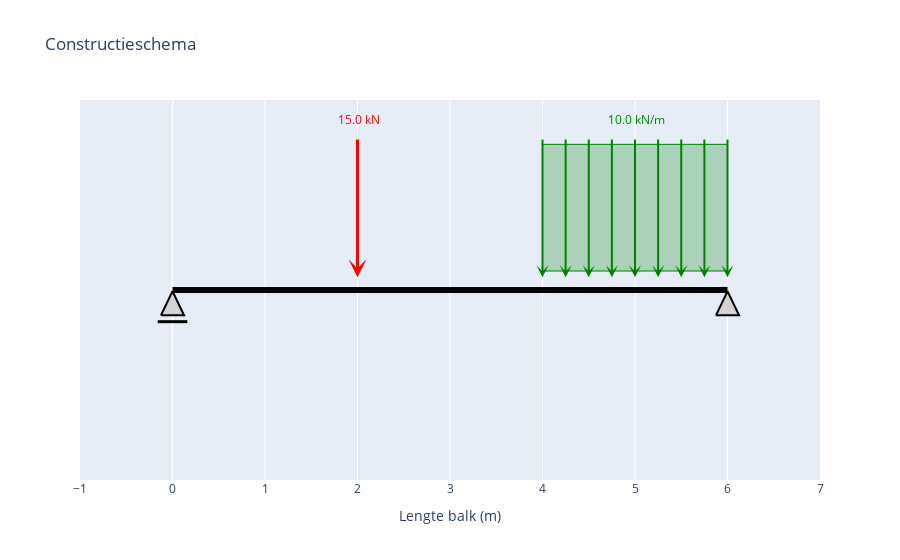
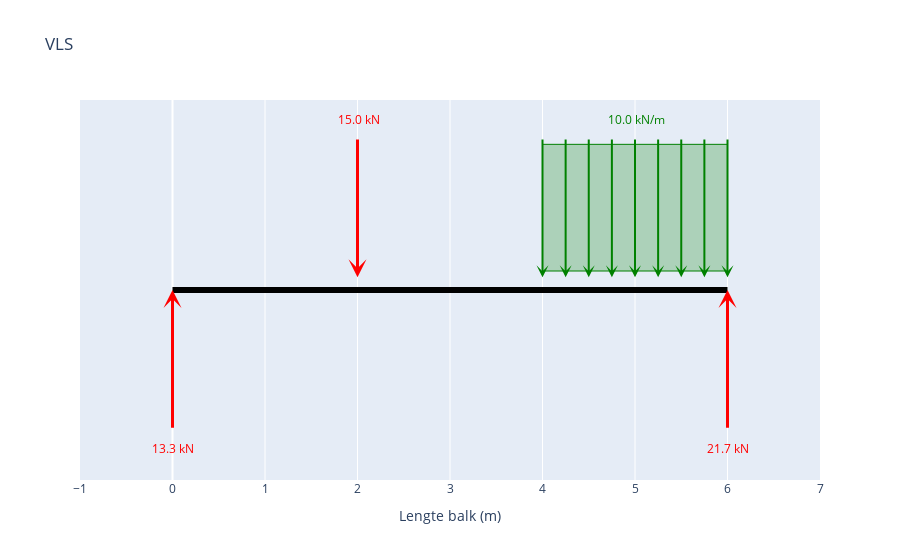
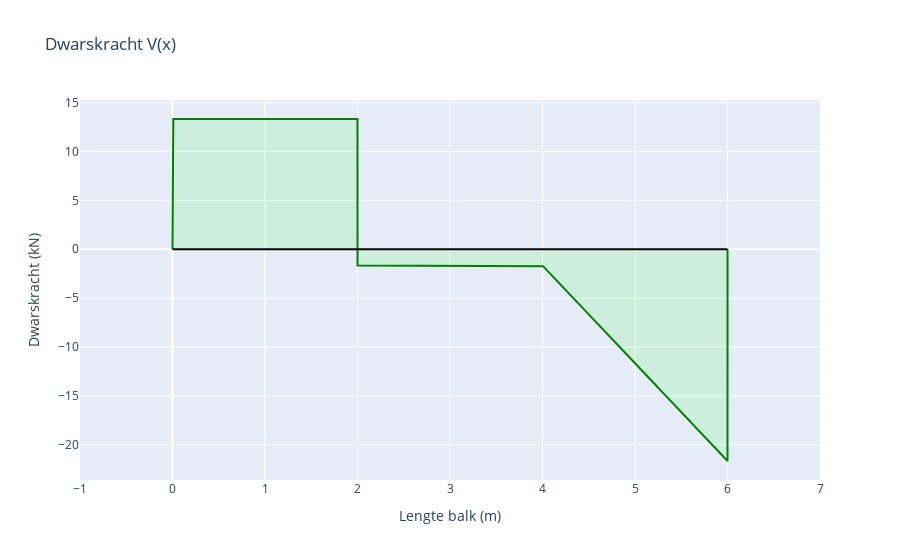
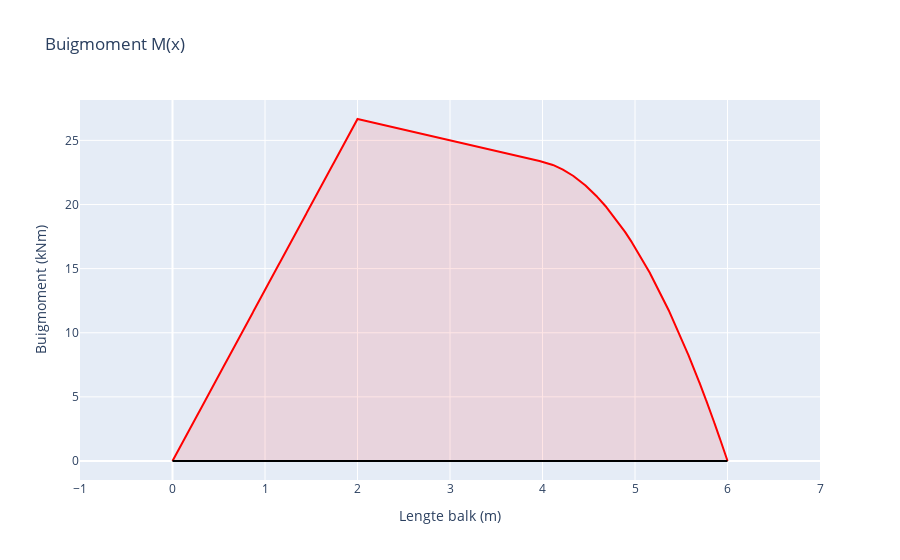

Notebook cell for these charts, in order:
### Code cell
import numpy as np
import math
import plotly.graph_objects as go

# ============ Plotly schema helpers ============
# (Schematische tekening: constructieschema + VLS)

# --- algemene styling / geometrie (zelfde als in je matplotlib-versie) ---
ticks = np.arange(0, lengteBalk + 1, 1)

blok_y0 = 0.05
blok_hoogte = 1
pijl_start_y = blok_y0 + blok_hoogte
pijl_dy = -1
aantal_pijlen = 9

tri_half = 0.125
tri_base_y = -0.20
tri_apex_y = -0.01
rol_line_y = tri_base_y - 0.05
rol_line_halfwidth = 0.16


def _base_fig(title: str):
    fig = go.Figure()
    fig.update_layout(
        title=title,
        margin=dict(l=40, r=20, t=60, b=40),
        showlegend=False,
        xaxis=dict(
            title="Lengte balk (m)",
            range=[-1, lengteBalk + 1],
            autorange=False,
        ),
        yaxis=dict(
            range=[-1.5, 1.5],
            autorange=False,
            showticklabels=False,
            showgrid=False,
            zeroline=False,
        ),
    )
    return fig



def _add_poly(fig, xs, ys, fillcolor="gray", linecolor="black", opacity=1.0):
    fig.add_trace(go.Scatter(
        x=xs, y=ys,
        mode="lines",
        fill="toself",
        fillcolor=fillcolor,
        line=dict(color=linecolor, width=2),
        opacity=opacity,
        hoverinfo="skip"
    ))


def _add_line(fig, x0, y0, x1, y1, color="black", width=4):
    fig.add_trace(go.Scatter(
        x=[x0, x1], y=[y0, y1],
        mode="lines",
        line=dict(color=color, width=width),
        hoverinfo="skip"
    ))


def _add_arrow(fig, x0, y0, x1, y1, color="black", width=2, head=3):
    fig.add_annotation(
        x=x1, y=y1, ax=x0, ay=y0,
        xref="x", yref="y", axref="x", ayref="y",
        showarrow=True,
        arrowcolor=color,
        arrowwidth=width,
        arrowhead=head,
        arrowsize=1,
        text="",
    )


def teken_balk_plotly(fig):
    _add_line(fig, 0, 0, lengteBalk, 0, color="black", width=6)


def teken_opleggingen_plotly(fig):
    # Roloplegging bij A (driehoek + lijn)
    _add_poly(
        fig,
        [A - tri_half, A + tri_half, A - 0.0, A - tri_half],
        [tri_base_y,  tri_base_y,  tri_apex_y, tri_base_y],
        fillcolor="lightgray",
        linecolor="black",
        opacity=1.0,
    )
    _add_line(fig, A - rol_line_halfwidth, rol_line_y, A + rol_line_halfwidth, rol_line_y, color="black", width=3)

    # Scharnieroplegging bij B (driehoek)
    _add_poly(
        fig,
        [B - tri_half, B + tri_half, B - 0.0, B - tri_half],
        [tri_base_y,  tri_base_y,  tri_apex_y, tri_base_y],
        fillcolor="lightgray",
        linecolor="black",
        opacity=1.0,
    )


def teken_verdeelde_belasting_plotly(fig):
    """Gebruik `verdeeldeBelasting`: [xStart, xEnd, q] (kN/m)."""

    if nVB <= 0:
        return

    y_balk = 0.1          # <-- zet dit gelijk aan de y van je balk als die niet 0 is
    L_pijl = 1.1          # lengte van de pijlen
    label_offset = 0.15   # label altijd boven de pijlen

    for vb in verdeeldeBelasting:
        if vb.size == 0:
            continue

        xStart, xEnd, q = vb
        xStart, xEnd, q = float(xStart), float(xEnd), float(q)

        if xEnd <= xStart or abs(q) < 1e-9:
            continue

        # (optioneel) groen blok boven de balk, puur visueel
        fig.add_shape(
            type="rect",
            x0=xStart, x1=xEnd,
            y0=y_balk + 0.05, y1=y_balk + 0.05 + 1.0,   # vergelijkbaar met jouw blok_y0/blok_hoogte
            line=dict(color="green", width=1),
            fillcolor="rgba(0,128,0,0.25)",
        )

        xs = np.linspace(xStart, xEnd, aantal_pijlen)

        for x in xs:
            if q < 0:
                # NEGATIEF: head op balk, pijl naar beneden (staart erboven)
                x0, y0 = x, y_balk + L_pijl   # staart
                x1, y1 = x, y_balk            # head op balk
            else:
                # POSITIEF: staart op balk, pijl naar boven (head erboven)
                x0, y0 = x, y_balk            # staart op balk
                x1, y1 = x, y_balk + L_pijl   # head

            _add_arrow(fig, float(x0), float(y0), float(x1), float(y1), color="green", width=2)

        # Label ALTIJD boven (zoals je bij puntlast wilde)
        fig.add_annotation(
            x=(xStart + xEnd) / 2,
            y=y_balk + L_pijl + label_offset,
            text=f" {abs(q):.1f} kN/m",
            showarrow=False,
            font=dict(color="green"),
        )



def teken_puntlasten_plotly(fig):
    """
    Puntlasten tekenen met vaste locatie op de balk:
    - P < 0: pijlpunt op de balk, pijl wijst omlaag, label boven de balk
    - P > 0: staart op de balk, pijl wijst omhoog, label boven de balk

    Verwacht:
    - puntlasten: per rij [x, ..., P]
    - nPL: aantal puntlasten
    - _add_arrow(fig, x0,y0,x1,y1, ...)
    """

    if nPL <= 0:
        return

    y_balk = 0.1          # <-- zet dit op jouw balk-y als die niet 0 is
    L_pijl = 1.1          # pijllengte
    label_offset = 0.15   # label afstand boven balk

    for pl in puntlasten:
        if pl.size == 0:
            continue

        xP = float(pl[0])
        P  = float(pl[-1])

        if abs(P) < 1e-9:
            continue

        if P < 0:
            # NEGATIEF: head (pijlpunt) op de balk, staart erboven, pijl wijst naar beneden
            x0, y0 = xP, y_balk + L_pijl   # staart
            x1, y1 = xP, y_balk            # head op balk
        else:
            # POSITIEF: staart op de balk, head erboven, pijl wijst naar boven
            x0, y0 = xP, y_balk            # staart op balk
            x1, y1 = xP, y_balk + L_pijl   # head

        _add_arrow(fig, x0, y0, x1, y1, color="red", width=3)

        # Label ALTIJD boven de balk (zoals jij wilt)
        fig.add_annotation(
            x=xP,
            y=y_balk + L_pijl + label_offset,
            text=f" {abs(P):.1f} kN",
            showarrow=False,
            font=dict(color="red"),
        )





def teken_koppels_plotly(fig):
    """Gebruik `koppel`: [x, M] (kNm)."""
    if nPM > 0:
        for km in koppel:
            if km.size == 0:
                continue
            xC = float(km[0])
            M_C = float(km[-1])
            if abs(M_C) < 1e-9:
                continue

            radius = 0.35
            # boog benaderen met punten
            theta = np.linspace(math.radians(40), math.radians(320), 60)
            xs = xC + radius * np.cos(theta)
            ys = 0.0 + radius * np.sin(theta)

            fig.add_trace(go.Scatter(
                x=xs, y=ys,
                mode="lines",
                line=dict(color="purple", width=3),
                hoverinfo="skip",
            ))

            # pijlhead (tangent richting)
            # neem laatste twee punten voor richting
            x0, y0 = xs[-2], ys[-2]
            x1, y1 = xs[-1], ys[-1]
            _add_arrow(fig, float(x0), float(y0), float(x1), float(y1), color="purple", width=3, head=3)

            fig.add_annotation(
                x=xC,
                y=-0.18,
                text=f"M = {M_C:.1f} kNm",
                showarrow=False,
                font=dict(color="purple"),
            )


def teken_reactiekrachten_plotly(fig):
    """Gebruik `reactieKrachten = [Va, Ha, Vb]`.
    
    Eisen:
    - Reactiekrachten altijd onder de balk
    - R > 0: pijlpunt omhoog
    - R < 0: pijlpunt omlaag
    - Plek (anker) blijft hetzelfde
    - Waarde altijd onder de pijl
    """

    Va, Ha, Vb = reactieKrachten

    y_balk = 0.0            # <-- zet gelijk aan balk-y als die niet 0 is
    y_anker = y_balk - 1.1   # vaste plek ONDER de balk (hier zit de pijl "vast")
    L_pijl = 1.1             # pijllengte
    label_offset = 0.15      # label onder de pijl

    for xpos, R in [(A, Va), (B, Vb)]:
        R = float(R)
        if abs(R) < 1e-9:
            continue

        if R > 0:
            # pijlpunt omhoog: head boven staart
            x0, y0 = float(xpos), y_anker           # staart (anker onder)
            x1, y1 = float(xpos), y_anker + L_pijl  # head omhoog
        else:
            # pijlpunt omlaag: head onder staart
            x0, y0 = float(xpos), y_anker           # staart (anker onder)
            x1, y1 = float(xpos), y_anker - L_pijl  # head omlaag

        _add_arrow(fig, x0, y0, x1, y1, color="red", width=3)

        # waarde altijd onder de pijl (dus onder het laagste punt)
        y_label = min(y0, y1) - label_offset

        fig.add_annotation(
            x=float(xpos),
            y=float(y_label),
            text=f"{R:.1f} kN",
            showarrow=False,
            font=dict(color="red"),
        )



#def maak_constructieschema_plotly():
 #   fig = _base_fig("Constructieschema")
  #  teken_balk_plotly(fig)
   # teken_opleggingen_plotly(fig)
    #teken_verdeelde_belasting_plotly(fig)
    #teken_puntlasten_plotly(fig)
    #teken_koppels_plotly(fig)
    #return fig

layout_common = dict(
    xaxis=dict(title="Lengte balk (m)", range=[-1, lengteBalk+1], autorange=False),
    showlegend=False,
    #margin=dict(l=40, r=20, t=60, b=40),
)

def maak_constructieschema_plotly():
    fig = go.Figure()
    fig.update_layout(title="Constructieschema", **layout_common)
    fig.update_yaxes(range=[-1.5, 1.5], autorange=False, showticklabels=False, showgrid=False, zeroline=False, title=None)
    teken_balk_plotly(fig)
    teken_opleggingen_plotly(fig)
    teken_puntlasten_plotly(fig)
    teken_verdeelde_belasting_plotly(fig)
    return fig

def maak_vls_plotly():
    fig = go.Figure()
    fig.update_layout(title="VLS", **layout_common)
    fig.update_yaxes(range=[-1.5, 1.5], autorange=False, showticklabels=False, showgrid=False, zeroline=False, title=None)
    teken_balk_plotly(fig)
    #teken_opleggingen_plotly(fig)
    teken_puntlasten_plotly(fig)
    teken_verdeelde_belasting_plotly(fig)
    teken_reactiekrachten_plotly(fig)
    return fig
    


# --- toon de figuren ---
fig_schema = maak_constructieschema_plotly()
fig_vls = maak_vls_plotly()
fig_schema.show()
fig_vls.show()

layout = go.Layout(
    title="Dwarskracht V(x)",
    xaxis=dict(title="Lengte balk (m)", range=[-1, lengteBalk+1]),
    yaxis=dict(title="Dwarskracht (kN)"),
    showlegend=False
)

line = go.Scatter(
    x=X,
    y= sum(shearForce),
    mode='lines',
    name='Dwarskracht (kN)',
    fill = 'tonexty',
    line_color='green',
    fillcolor='rgba(0,255,0,0.1)'
)

axis = go.Scatter(
    x= [0,lengteBalk],
    y= [0,0],
    mode='lines',
    line_color='black'
)

fig= go.Figure(data=[line, axis], layout=layout)
fig.show()


layout = go.Layout(
    title="Buigmoment M(x)",
    xaxis=dict(title="Lengte balk (m)", range=[-1, lengteBalk+1]),
    yaxis=dict(title="Buigmoment (kNm)"),
    showlegend=False
)

line = go.Scatter(
    x=X,
    y= sum(bendingMoment),
    mode='lines',
    name='Buigmoment (kNm)',
    fill = 'tonexty',
    line_color='red',
    fillcolor='rgba(255,0,0,0.1)'
)

axis = go.Scatter(
    x= [0,lengteBalk],
    y= [0,0],
    mode='lines',
    line_color='black'
)

fig= go.Figure(data=[line, axis], layout=layout)
fig.show()

### Figure 1 — Plotly figure (JSON) as saved in the notebook; plotly's stock layout.template omitted (floating-point values rounded to 4 significant figures)
{"data": [{"hoverinfo": "skip", "line": {"color": "black", "width": 6}, "mode": "lines", "type": "scatter", "x": [0, 6], "y": [0, 0]}, {"fill": "toself", "fillcolor": "lightgray", "hoverinfo": "skip", "line": {"color": "black", "width": 2}, "mode": "lines", "opacity": 1, "type": "scatter", "x": [-0.125, 0.125, 0, -0.125], "y": [-0.2, -0.2, -0.01, -0.2]}, {"hoverinfo": "skip", "line": {"color": "black", "width": 3}, "mode": "lines", "type": "scatter", "x": [-0.16, 0.16], "y": [-0.25, -0.25]}, {"fill": "toself", "fillcolor": "lightgray", "hoverinfo": "skip", "line": {"color": "black", "width": 2}, "mode": "lines", "opacity": 1, "type": "scatter", "x": [5.875, 6.125, 6, 5.875], "y": [-0.2, -0.2, -0.01, -0.2]}], "layout": {"annotations": [{"arrowcolor": "red", "arrowhead": 3, "arrowsize": 1, "arrowwidth": 3, "ax": 2, "axref": "x", "ay": 1.2, "ayref": "y", "showarrow": true, "text": "", "x": 2, "xref": "x", "y": 0.1, "yref": "y"}, {"font": {"color": "red"}, "showarrow": false, "text": " 15.0 kN", "x": 2, "y": 1.35}, {"arrowcolor": "green", "arrowhead": 3, "arrowsize": 1, "arrowwidth": 2, "ax": 4, "axref": "x", "ay": 1.2, "ayref": "y", "showarrow": true, "text": "", "x": 4, "xref": "x", "y": 0.1, "yref": "y"}, {"arrowcolor": "green", "arrowhead": 3, "arrowsize": 1, "arrowwidth": 2, "ax": 4.25, "axref": "x", "ay": 1.2, "ayref": "y", "showarrow": true, "text": "", "x": 4.25, "xref": "x", "y": 0.1, "yref": "y"}, {"arrowcolor": "green", "arrowhead": 3, "arrowsize": 1, "arrowwidth": 2, "ax": 4.5, "axref": "x", "ay": 1.2, "ayref": "y", "showarrow": true, "text": "", "x": 4.5, "xref": "x", "y": 0.1, "yref": "y"}, {"arrowcolor": "green", "arrowhead": 3, "arrowsize": 1, "arrowwidth": 2, "ax": 4.75, "axref": "x", "ay": 1.2, "ayref": "y", "showarrow": true, "text": "", "x": 4.75, "xref": "x", "y": 0.1, "yref": "y"}, {"arrowcolor": "green", "arrowhead": 3, "arrowsize": 1, "arrowwidth": 2, "ax": 5, "axref": "x", "ay": 1.2, "ayref": "y", "showarrow": true, "text": "", "x": 5, "xref": "x", "y": 0.1, "yref": "y"}, {"arrowcolor": "green", "arrowhead": 3, "arrowsize": 1, "arrowwidth": 2, "ax": 5.25, "axref": "x", "ay": 1.2, "ayref": "y", "showarrow": true, "text": "", "x": 5.25, "xref": "x", "y": 0.1, "yref": "y"}, {"arrowcolor": "green", "arrowhead": 3, "arrowsize": 1, "arrowwidth": 2, "ax": 5.5, "axref": "x", "ay": 1.2, "ayref": "y", "showarrow": true, "text": "", "x": 5.5, "xref": "x", "y": 0.1, "yref": "y"}, {"arrowcolor": "green", "arrowhead": 3, "arrowsize": 1, "arrowwidth": 2, "ax": 5.75, "axref": "x", "ay": 1.2, "ayref": "y", "showarrow": true, "text": "", "x": 5.75, "xref": "x", "y": 0.1, "yref": "y"}, {"arrowcolor": "green", "arrowhead": 3, "arrowsize": 1, "arrowwidth": 2, "ax": 6, "axref": "x", "ay": 1.2, "ayref": "y", "showarrow": true, "text": "", "x": 6, "xref": "x", "y": 0.1, "yref": "y"}, {"font": {"color": "green"}, "showarrow": false, "text": " 10.0 kN/m", "x": 5, "y": 1.35}], "autosize": true, "shapes": [{"fillcolor": "rgba(0,128,0,0.25)", "line": {"color": "green", "width": 1}, "type": "rect", "x0": 4, "x1": 6, "y0": 0.15, "y1": 1.15}], "showlegend": false, "title": {"text": "Constructieschema"}, "xaxis": {"autorange": false, "range": [-1, 7], "title": {"text": "Lengte balk (m)"}, "type": "linear"}, "yaxis": {"autorange": false, "range": [-1.5, 1.5], "showgrid": false, "showticklabels": false, "title": {}, "type": "linear", "zeroline": false}}}

### Figure 2 — Plotly figure (JSON) as saved in the notebook; plotly's stock layout.template omitted (floating-point values rounded to 4 significant figures)
{"data": [{"hoverinfo": "skip", "line": {"color": "black", "width": 6}, "mode": "lines", "type": "scatter", "x": [0, 6], "y": [0, 0]}], "layout": {"annotations": [{"arrowcolor": "red", "arrowhead": 3, "arrowsize": 1, "arrowwidth": 3, "ax": 2, "axref": "x", "ay": 1.2, "ayref": "y", "showarrow": true, "text": "", "x": 2, "xref": "x", "y": 0.1, "yref": "y"}, {"font": {"color": "red"}, "showarrow": false, "text": " 15.0 kN", "x": 2, "y": 1.35}, {"arrowcolor": "green", "arrowhead": 3, "arrowsize": 1, "arrowwidth": 2, "ax": 4, "axref": "x", "ay": 1.2, "ayref": "y", "showarrow": true, "text": "", "x": 4, "xref": "x", "y": 0.1, "yref": "y"}, {"arrowcolor": "green", "arrowhead": 3, "arrowsize": 1, "arrowwidth": 2, "ax": 4.25, "axref": "x", "ay": 1.2, "ayref": "y", "showarrow": true, "text": "", "x": 4.25, "xref": "x", "y": 0.1, "yref": "y"}, {"arrowcolor": "green", "arrowhead": 3, "arrowsize": 1, "arrowwidth": 2, "ax": 4.5, "axref": "x", "ay": 1.2, "ayref": "y", "showarrow": true, "text": "", "x": 4.5, "xref": "x", "y": 0.1, "yref": "y"}, {"arrowcolor": "green", "arrowhead": 3, "arrowsize": 1, "arrowwidth": 2, "ax": 4.75, "axref": "x", "ay": 1.2, "ayref": "y", "showarrow": true, "text": "", "x": 4.75, "xref": "x", "y": 0.1, "yref": "y"}, {"arrowcolor": "green", "arrowhead": 3, "arrowsize": 1, "arrowwidth": 2, "ax": 5, "axref": "x", "ay": 1.2, "ayref": "y", "showarrow": true, "text": "", "x": 5, "xref": "x", "y": 0.1, "yref": "y"}, {"arrowcolor": "green", "arrowhead": 3, "arrowsize": 1, "arrowwidth": 2, "ax": 5.25, "axref": "x", "ay": 1.2, "ayref": "y", "showarrow": true, "text": "", "x": 5.25, "xref": "x", "y": 0.1, "yref": "y"}, {"arrowcolor": "green", "arrowhead": 3, "arrowsize": 1, "arrowwidth": 2, "ax": 5.5, "axref": "x", "ay": 1.2, "ayref": "y", "showarrow": true, "text": "", "x": 5.5, "xref": "x", "y": 0.1, "yref": "y"}, {"arrowcolor": "green", "arrowhead": 3, "arrowsize": 1, "arrowwidth": 2, "ax": 5.75, "axref": "x", "ay": 1.2, "ayref": "y", "showarrow": true, "text": "", "x": 5.75, "xref": "x", "y": 0.1, "yref": "y"}, {"arrowcolor": "green", "arrowhead": 3, "arrowsize": 1, "arrowwidth": 2, "ax": 6, "axref": "x", "ay": 1.2, "ayref": "y", "showarrow": true, "text": "", "x": 6, "xref": "x", "y": 0.1, "yref": "y"}, {"font": {"color": "green"}, "showarrow": false, "text": " 10.0 kN/m", "x": 5, "y": 1.35}, {"arrowcolor": "red", "arrowhead": 3, "arrowsize": 1, "arrowwidth": 3, "ax": 0, "axref": "x", "ay": -1.1, "ayref": "y", "showarrow": true, "text": "", "x": 0, "xref": "x", "y": 0, "yref": "y"}, {"font": {"color": "red"}, "showarrow": false, "text": "13.3 kN", "x": 0, "y": -1.25}, {"arrowcolor": "red", "arrowhead": 3, "arrowsize": 1, "arrowwidth": 3, "ax": 6, "axref": "x", "ay": -1.1, "ayref": "y", "showarrow": true, "text": "", "x": 6, "xref": "x", "y": 0, "yref": "y"}, {"font": {"color": "red"}, "showarrow": false, "text": "21.7 kN", "x": 6, "y": -1.25}], "autosize": true, "shapes": [{"fillcolor": "rgba(0,128,0,0.25)", "line": {"color": "green", "width": 1}, "type": "rect", "x0": 4, "x1": 6, "y0": 0.15, "y1": 1.15}], "showlegend": false, "title": {"text": "VLS"}, "xaxis": {"autorange": false, "range": [-1, 7], "title": {"text": "Lengte balk (m)"}, "type": "linear"}, "yaxis": {"autorange": false, "range": [-1.5, 1.5], "showgrid": false, "showticklabels": false, "title": {}, "type": "linear", "zeroline": false}}}

### Figure 3 — Plotly figure (JSON) as saved in the notebook; plotly's stock layout.template omitted (floating-point values rounded to 4 significant figures; data arrays with more than 128 entries replaced by an {"elided": "..."} marker saying what was removed)
{"data": [{"fill": "tonexty", "fillcolor": "rgba(0,255,0,0.1)", "line": {"color": "green"}, "mode": "lines", "name": "Dwarskracht (kN)", "type": "scatter", "x": {"elided": "10002 float values"}, "y": {"elided": "10002 float values"}}, {"line": {"color": "black"}, "mode": "lines", "type": "scatter", "x": [0, 6], "y": [0, 0]}], "layout": {"autosize": true, "showlegend": false, "title": {"text": "Dwarskracht V(x)"}, "xaxis": {"range": [-1, 7], "title": {"text": "Lengte balk (m)"}, "type": "linear"}, "yaxis": {"autorange": true, "range": [-23.61, 15.28], "title": {"text": "Dwarskracht (kN)"}, "type": "linear"}}}

### Figure 4 — Plotly figure (JSON) as saved in the notebook; plotly's stock layout.template omitted (floating-point values rounded to 4 significant figures; data arrays with more than 128 entries replaced by an {"elided": "..."} marker saying what was removed)
{"data": [{"fill": "tonexty", "fillcolor": "rgba(255,0,0,0.1)", "line": {"color": "red"}, "mode": "lines", "name": "Buigmoment (kNm)", "type": "scatter", "x": {"elided": "10002 float values"}, "y": {"elided": "10002 float values"}}, {"line": {"color": "black"}, "mode": "lines", "type": "scatter", "x": [0, 6], "y": [0, 0]}], "layout": {"autosize": true, "showlegend": false, "title": {"text": "Buigmoment M(x)"}, "xaxis": {"range": [-1, 7], "title": {"text": "Lengte balk (m)"}, "type": "linear"}, "yaxis": {"autorange": true, "range": [-1.481, 28.15], "title": {"text": "Buigmoment (kNm)"}, "type": "linear"}}}
